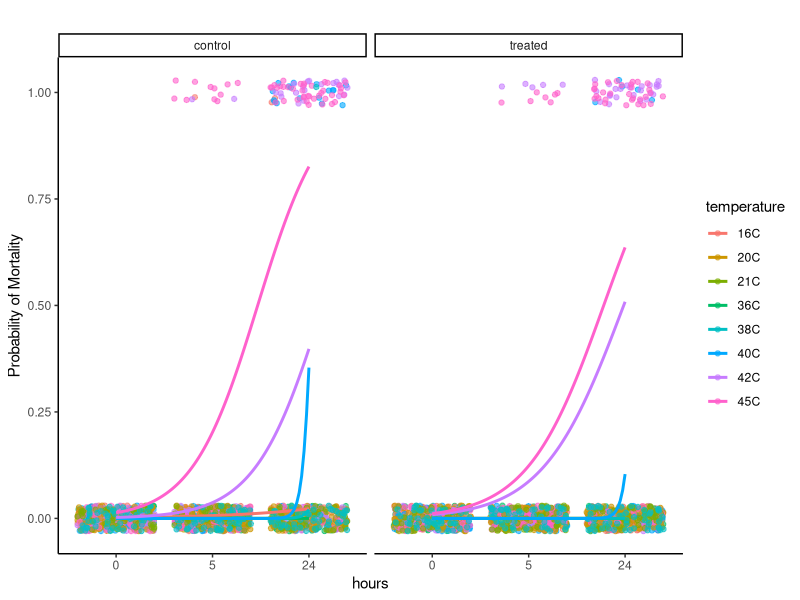
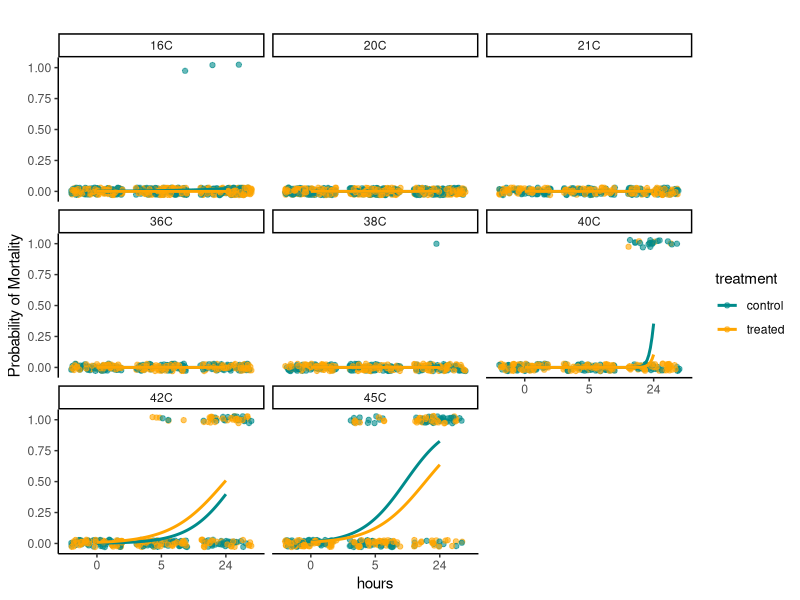
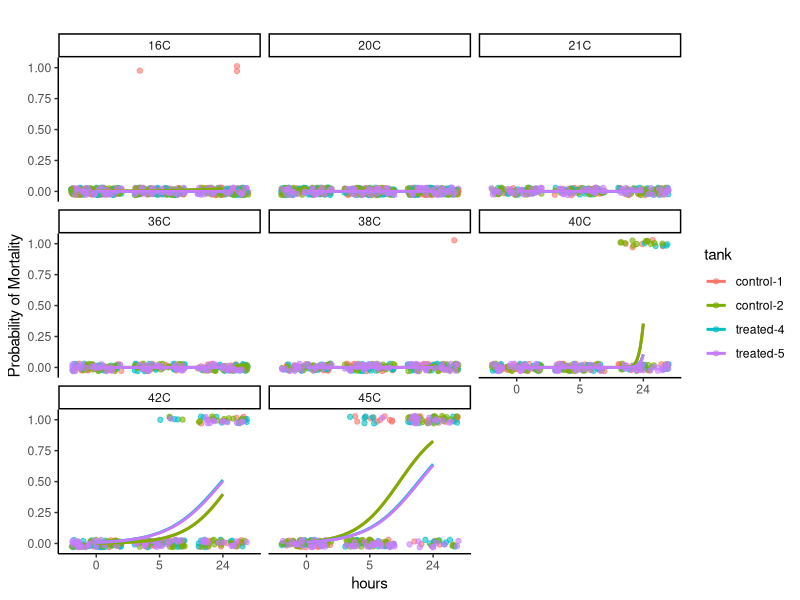
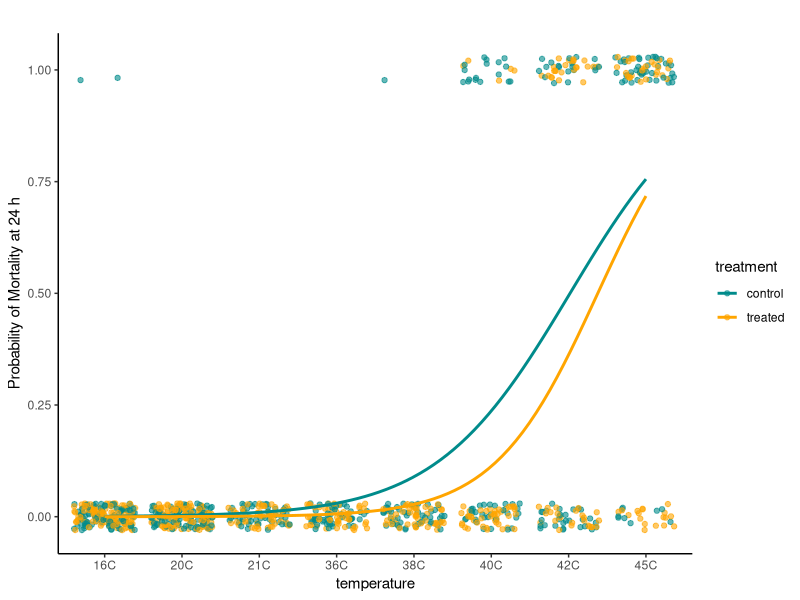
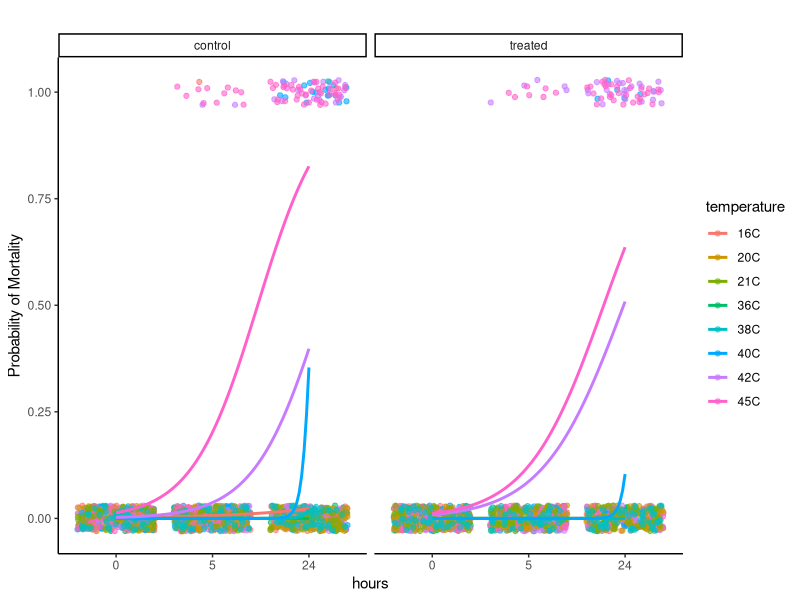
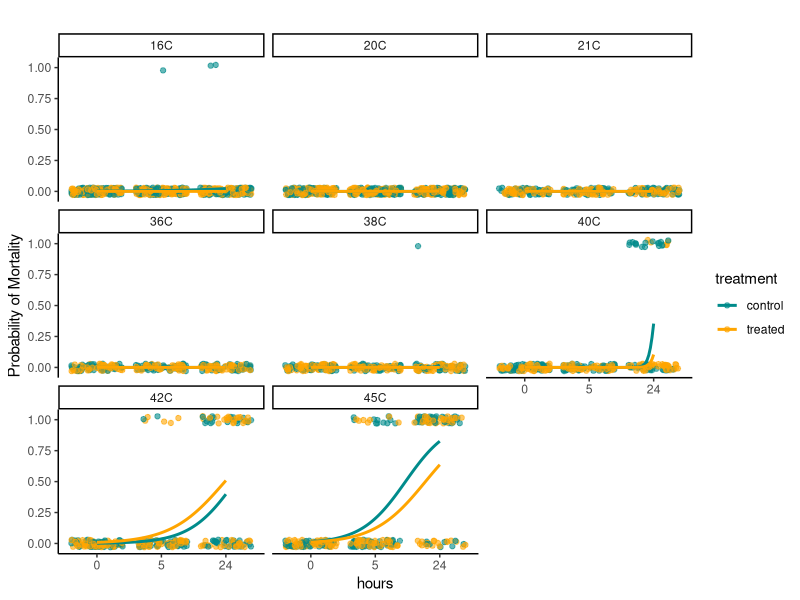
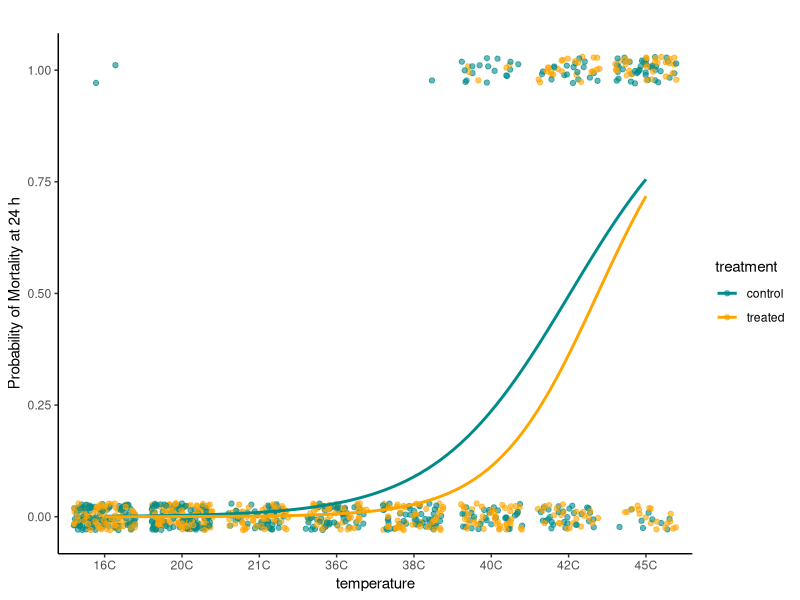

Write the R code that produced these figures, in order.
## ---- chunk 1
knitr::opts_chunk$set(echo = TRUE, warning = FALSE, message = FALSE)
## ---- chunk 2
library(MASS) 
library(tidyverse)
library(ggplot2)
library(readxl)
library(cowplot)
library(lme4)
library(lmerTest)
library(car)
library(effects)
library(emmeans)
## ---- chunk 3
surv<-read_csv("data/survival/survival_assays.csv")%>%mutate(date=as.character(date))%>%select(!notes)#%>%
 #filter(!date=="20250204")
## ---- chunk 4
surv<-surv%>%
  pivot_longer(names_to = "hours", values_to = "mortality", cols=c(`0`:`24`))

surv$hours<-factor(surv$hours, levels=c("0", "5", "24"))
## ---- chunk 5
surv_model<-glmer(mortality ~ temperature * treatment * hours + (1|tank) + (1|treatment:tank), family = binomial(link = "logit"), data=surv)

summary(surv_model)
Anova(surv_model)
## ---- chunk 6
# Generate predicted probabilities
surv$predicted_mortality <- predict(surv_model, type = "response")

# Plot
plot2<-ggplot(surv, aes(x = hours, y = predicted_mortality, color = temperature, fill = temperature, group=temperature)) +
  facet_wrap(~treatment)+
  geom_point(aes(y = mortality), alpha = 0.6, position = position_jitter(height = 0.03)) +
  geom_smooth(method = "glm", method.args = list(family = "binomial"), se = FALSE) +
  #scale_colour_manual(values=c("darkgray", "darkred", "blue"))+
  #scale_fill_manual(values=c("darkgray", "darkred", "blue"))+
  labs(
    title = "",
    y = "Probability of Mortality",
  ) +
  theme_classic();plot2

ggsave(plot2, filename="figures/survival/survival_temperature.png", width=6, height=5)


# Plot
plot2a<-ggplot(surv, aes(x = hours, y = predicted_mortality, color = treatment, fill = treatment, group=treatment)) +
  facet_wrap(~temperature)+
  geom_point(aes(y = mortality), alpha = 0.6, position = position_jitter(height = 0.03)) +
  geom_smooth(method = "glm", method.args = list(family = "binomial"), se = FALSE) +
  scale_colour_manual(values=c("control"="cyan4", "treated"="orange"))+
  scale_fill_manual(values=c("control"="cyan4", "treated"="orange"))+
  labs(
    title = "",
    y = "Probability of Mortality",
  ) +
  theme_classic();plot2a 


ggsave(plot2a, filename="figures/survival/mortality_temperature.png", width=6, height=5)
## ---- chunk 7
# Plot
plot3<-ggplot(surv, aes(x = hours, y = predicted_mortality, color = tank, fill = tank, group=tank)) +
  facet_wrap(~temperature)+
  geom_point(aes(y = mortality), alpha = 0.6, position = position_jitter(height = 0.03)) +
  geom_smooth(method = "glm", method.args = list(family = "binomial"), se = FALSE) +
  labs(
    title = "",
    y = "Probability of Mortality",
  ) +
  theme_classic();plot3
## ---- chunk 8
# Plot
plot4<-surv%>%
  filter(hours=="24")%>%
  
  ggplot(aes(x = temperature, y = predicted_mortality, color = treatment, fill = treatment, group=treatment)) +
  geom_point(aes(y = mortality), alpha = 0.6, position = position_jitter(height = 0.03)) +
  geom_smooth(method = "glm", method.args = list(family = "binomial"), se = FALSE) +
  scale_colour_manual(values=c("control"="cyan4", "treated"="orange"))+
  scale_fill_manual(values=c("control"="cyan4", "treated"="orange"))+
  labs(
    title = "",
    y = "Probability of Mortality at 24 h",
  ) +
  theme_classic();plot4

ggsave(plot4, filename="figures/survival/mortality_temperature_24h.png", width=6, height=5)
